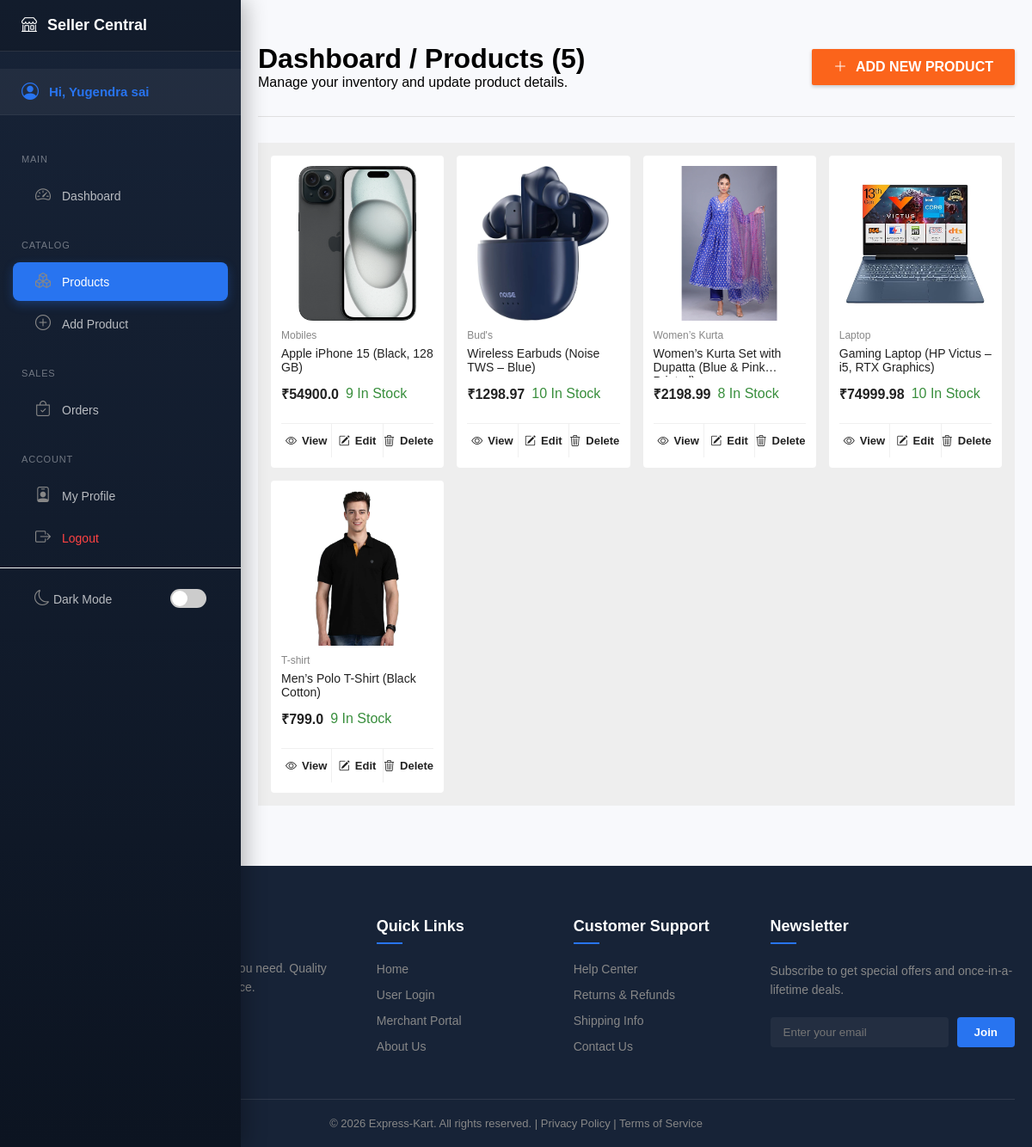
/merchant/item-list (signed in), run on the app's committed database.
### tables this page shows
CREATE TABLE products (
        product_id INTEGER PRIMARY KEY AUTOINCREMENT,
        name TEXT NOT NULL,
        description TEXT,
        category TEXT,
        price REAL,
        image TEXT,
        admin_id INTEGER, stock INTEGER DEFAULT 10,
        FOREIGN KEY (admin_id) REFERENCES admin (admin_id)
    );

### app.py (the view)
@app.route('/merchant/item-list')
def item_list():
    auth_check = merchant_or_admin_required()
    if auth_check: return auth_check
    search = request.args.get('search', '')
    category_filter = request.args.get('category', '')
    conn = get_db_connection()
    cursor = conn.cursor()
    cursor.execute("SELECT DISTINCT category FROM products")
    categories = cursor.fetchall()
    query = "SELECT * FROM products WHERE 1=1"
    params = []
    if 'merchant_id' in session:
        query += " AND admin_id = ?"
        params.append(session['merchant_id'])
    if search:
        query += " AND name LIKE ?"
        params.append("%" + search + "%")
    if category_filter:
        query += " AND category = ?"
        params.append(category_filter)
    cursor.execute(query, params)
    products = cursor.fetchall()
    cursor.close()
    conn.close()
    return render_template(
        "merchant/item_list.html",
        products=products,
        categories=categories
    )

### app.py (called while the page is built)
def get_db_connection():
    conn = sqlite3.connect(config.DB_PATH)
    conn.row_factory = sqlite3.Row
    return conn

def merchant_or_admin_required():
    if 'super_id' in session or 'merchant_id' in session:
        return None  # Access granted
    flash("Please login to continue!", "danger")
    return redirect('/merchant-login')

### templates/merchant/item_list.html (shortened to what this page needs)
{% extends 'base.html' %}
{% block content %}
<div class="admin-products-header">
    <div class="ah-left">
        <h1>Dashboard / Products ({{ products|length }})</h1>
        <p>Manage your inventory and update product details.</p>
    </div>
    <div class="ah-right">
        <a href="/merchant/add-item" class="btn-add-large">
            <i class="bi bi-plus-lg"></i>
            ADD NEW PRODUCT
        </a>
    </div>
</div>
<div class="product-container">
    {% for product in products %}
    <div class="product-card admin-card">
        <img src="/static/uploads/product_images/{{ product.image }}" alt="{{ product.name }}">
        <div class="product-info">
            <p class="category">{{ product.category }}</p>
            <h3>{{ product.name }}</h3>
            <div class="price-box">
                <span class="new-price">₹{{ product.price }}</span>
                <span class="stock-status ps-green">{{ product.stock }} In Stock</span>
            </div>
        </div>
        <div class="admin-actions">
            <a href="/merchant/view-item/{{ product.product_id }}" class="act-btn view">
                <i class="bi bi-eye"></i> View
            </a>
            <a href="/merchant/update-item/{{ product.product_id }}" class="act-btn edit">
                <i class="bi bi-pencil-square"></i> Edit
            </a>
            <a href="/merchant/delete-item/{{ product.product_id }}" class="act-btn delete"
                onclick="return confirm('Are you sure you want to delete this product?')">
                <i class="bi bi-trash3"></i> Delete
            </a>
        </div>
    </div>
    {% endfor %}
</div>
{% endblock %}

### static/style.css (style rules this page uses)
* { margin: 0; padding: 0; box-sizing: border-box; }
body { font-family: Arial, sans-serif; background: #f5f5f5; color: #000; transition: 0.3s; }
.product-container { display: grid; grid-template-columns: repeat(auto-fill, minmax(200px, 1fr)); gap: 15px; padding: 15px; background: #eee; }
.product-card { background: #fff; border-radius: 4px; padding: 12px; text-align: left; transition: box-shadow 0.2s ease-in-out; position: relative; cursor: pointer; display: flex; flex-direction: column; }
.product-card img { width: 100%; height: 180px; object-fit: contain; margin-bottom: 10px; }
.product-card h3 { margin: 5px 0; font-size: 14px; font-weight: 500; color: #212121; overflow: hidden; text-overflow: ellipsis; display: -webkit-box; -webkit-line-clamp: 2; line-clamp: 2; -webkit-box-orient: vertical; min-height: 36px; }
.category { font-size: 12px; color: #878787; margin-bottom: 6px; white-space: nowrap; overflow: hidden; text-overflow: ellipsis; display: block; }
.price-box { margin: 8px 0; display: flex; align-items: center; gap: 8px; flex-wrap: wrap; }
.new-price { color: #212121; font-size: 16px; font-weight: 700; }
.ps-green { color: #388e3c; }

### templates/merchant_navbar.html (style rules this page uses)
.merchant-body { background: #f8f9fc; }

### templates/merchant/item_list.html (style rules this page uses)
.admin-products-header { display: flex; justify-content: space-between; align-items: center; padding: 30px 0; border-bottom: 1px solid #e0e0e0; margin-bottom: 30px; }
.btn-add-large { background: #fb641b; color: #fff; padding: 12px 25px; border-radius: 2px; font-weight: 600; text-decoration: none; display: flex; align-items: center; gap: 10px; box-shadow: 0 2px 4px 0 rgba(0, 0, 0, .2); }
.admin-card { cursor: default !important; transition: none !important; }
.admin-actions { display: flex; border-top: 1px solid #f0f0f0; margin-top: 15px; }
.act-btn { flex: 1; text-align: center; padding: 12px 0; font-size: 13px; font-weight: 600; text-decoration: none; color: #212121; display: flex; align-items: center; justify-content: center; gap: 6px; }
.act-btn:not(:last-child) { border-right: 1px solid #f0f0f0; }

### data on the page
products: image (picture), category "Mobiles", name "Apple iPhone 15 (Black, 128 GB)", price "54900.0", stock "9"
products: image (picture), category "Bud's", name "Wireless Earbuds (Noise TWS – Blue)", price "1298.97", stock "10"
products: image (picture), category "Women’s Kurta", name "Women’s Kurta Set with Dupatta (Blue &…", price "2198.99", stock "8"
products: image (picture), category "Laptop", name "Gaming Laptop (HP Victus – i5, RTX Graphics)", price "74999.98", stock "10"
products: image (picture), category "T-shirt", name "Men’s Polo T-Shirt (Black Cotton)", price "799.0", stock "9"

### other printed values
{{ session.get('merchant_name', 'Seller') }} "Yugendra sai"
{{ products|length }} "5"
